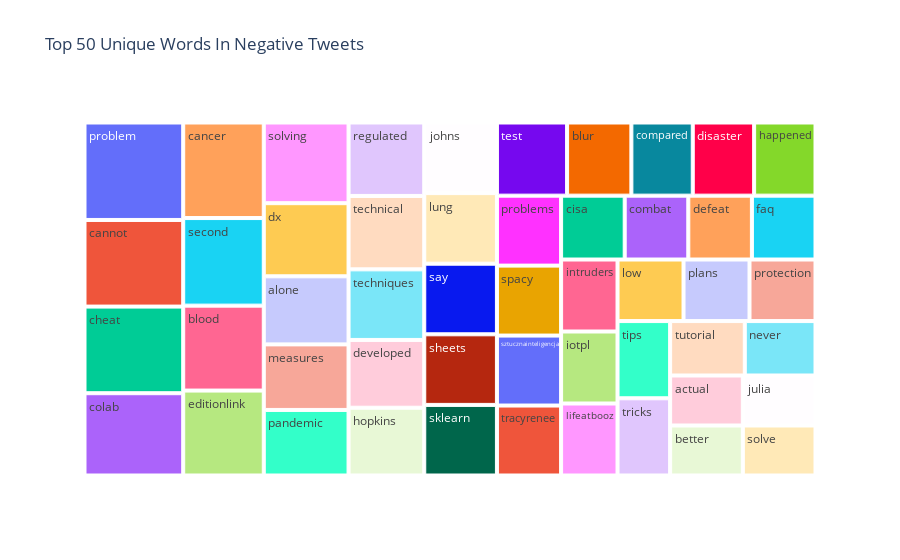
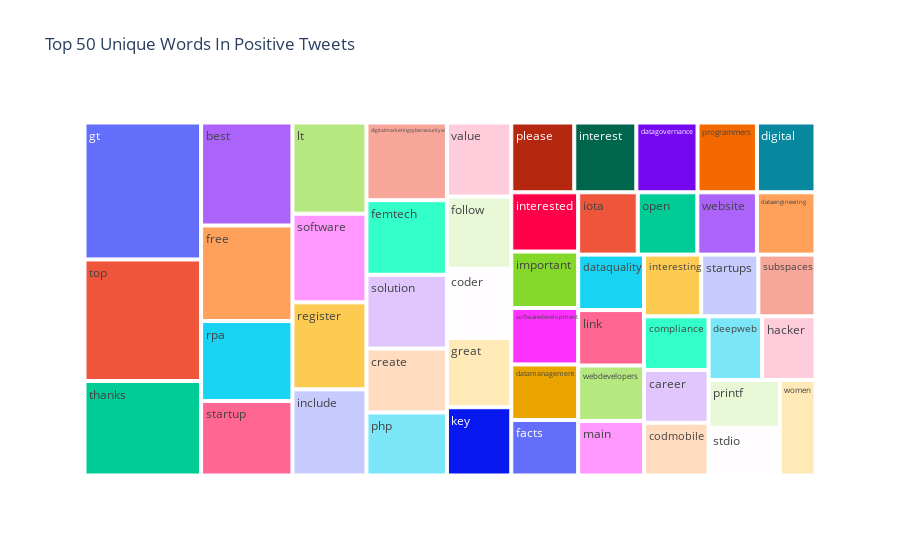
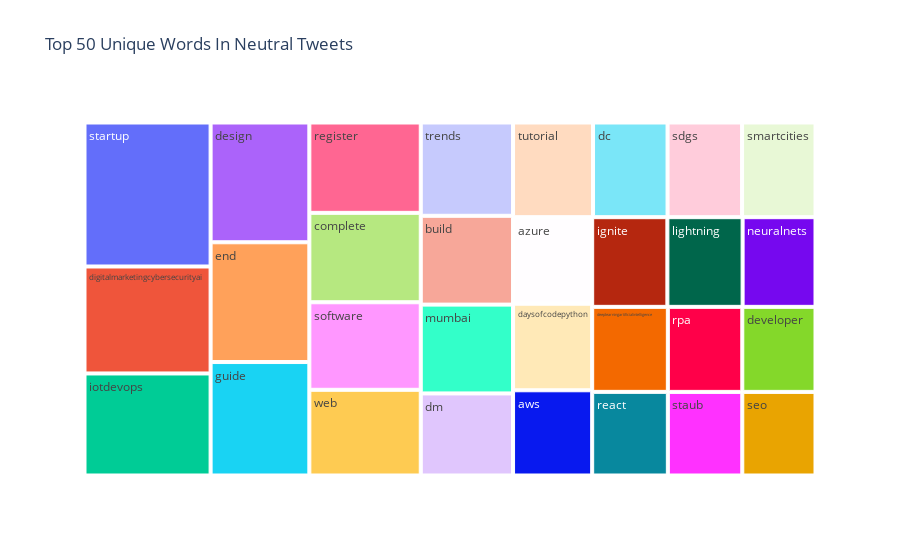

Notebook source saved alongside these figures, in order:
### Code cell
common=set(all_positive_words).intersection(set(all_negative_words)).intersection(set(all_neutral_words))
common_list=list(common)

common_words=all_negative_words.value_counts().drop(labels=common_list)[:50].rename_axis('Common Negative Words').reset_index(name='count')
fig = px.treemap(common_words, path=['Common Negative Words'], values='count',title='Top 50 Unique Words In Negative Tweets')
fig.show()
common_words=all_positive_words.value_counts().drop(labels=common_list)[:50].rename_axis('Common Positive Words').reset_index(name='count')
fig = px.treemap(common_words, path=['Common Positive Words'], values='count',title='Top 50 Unique Words In Positive Tweets')
fig.show()
common_words=all_neutral_words.value_counts().drop(labels=common_list)[:30].rename_axis('Common Neutral Words').reset_index(name='count')
fig = px.treemap(common_words, path=['Common Neutral Words'], values='count',title='Top 50 Unique Words In Neutral Tweets')
fig.show()

### Figure 1 — Plotly figure (JSON) as saved in the notebook; plotly's stock layout.template omitted (floating-point values rounded to 4 significant figures)
{"data": [{"branchvalues": "total", "domain": {"x": [0, 1], "y": [0, 1]}, "hovertemplate": "labels=%{label}<br>count=%{value}<br>parent=%{parent}<br>id=%{id}<extra></extra>", "ids": ["actual", "alone", "better", "blood", "blur", "cancer", "cannot", "cheat", "cisa", "colab", "combat", "compared", "defeat", "developed", "disaster", "dx", "editionlink", "faq", "happened", "hopkins", "intruders", "iotpl", "johns", "julia", "lifeatbooz", "low", "lung", "measures", "never", "pandemic", "plans", "problem", "problems", "protection", "regulated", "say", "second", "sheets", "sklearn", "solve", "solving", "spacy", "sztucznainteligencja", "technical", "techniques", "test", "tips", "tracyrenee", "tricks", "tutorial"], "labels": ["actual", "alone", "better", "blood", "blur", "cancer", "cannot", "cheat", "cisa", "colab", "combat", "compared", "defeat", "developed", "disaster", "dx", "editionlink", "faq", "happened", "hopkins", "intruders", "iotpl", "johns", "julia", "lifeatbooz", "low", "lung", "measures", "never", "pandemic", "plans", "problem", "problems", "protection", "regulated", "say", "second", "sheets", "sklearn", "solve", "solving", "spacy", "sztucznainteligencja", "technical", "techniques", "test", "tips", "tracyrenee", "tricks", "tutorial"], "name": "", "parents": ["", "", "", "", "", "", "", "", "", "", "", "", "", "", "", "", "", "", "", "", "", "", "", "", "", "", "", "", "", "", "", "", "", "", "", "", "", "", "", "", "", "", "", "", "", "", "", "", "", ""], "type": "treemap", "values": [17, 27, 17, 32, 22, 36, 40, 40, 19, 38, 19, 21, 19, 24, 21, 29, 32, 19, 21, 24, 19, 19, 24, 17, 19, 19, 24, 26, 18, 26, 19, 45, 21, 19, 26, 24, 33, 24, 24, 17, 32, 21, 21, 26, 25, 24, 19, 21, 19, 19]}], "layout": {"legend": {"tracegroupgap": 0}, "title": {"text": "Top 50 Unique Words In Negative Tweets"}}}

### Figure 2 — Plotly figure (JSON) as saved in the notebook; plotly's stock layout.template omitted (floating-point values rounded to 4 significant figures)
{"data": [{"branchvalues": "total", "domain": {"x": [0, 1], "y": [0, 1]}, "hovertemplate": "labels=%{label}<br>count=%{value}<br>parent=%{parent}<br>id=%{id}<extra></extra>", "ids": ["best", "career", "coder", "codmobile", "compliance", "create", "dataengineering", "datagovernance", "datamanagement", "dataquality", "deepweb", "digital", "digitalmarketingcybersecurityai", "facts", "femtech", "follow", "free", "great", "gt", "hacker", "important", "include", "interest", "interested", "interesting", "iota", "key", "link", "lt", "main", "open", "php", "please", "printf", "programmers", "register", "rpa", "software", "softwaredevelopment", "solution", "startup", "startups", "stdio", "subspaces", "thanks", "top", "value", "webdevelopers", "website", "women"], "labels": ["best", "career", "coder", "codmobile", "compliance", "create", "dataengineering", "datagovernance", "datamanagement", "dataquality", "deepweb", "digital", "digitalmarketingcybersecurityai", "facts", "femtech", "follow", "free", "great", "gt", "hacker", "important", "include", "interest", "interested", "interesting", "iota", "key", "link", "lt", "main", "open", "php", "please", "printf", "programmers", "register", "rpa", "software", "softwaredevelopment", "solution", "startup", "startups", "stdio", "subspaces", "thanks", "top", "value", "webdevelopers", "website", "women"], "name": "", "parents": ["", "", "", "", "", "", "", "", "", "", "", "", "", "", "", "", "", "", "", "", "", "", "", "", "", "", "", "", "", "", "", "", "", "", "", "", "", "", "", "", "", "", "", "", "", "", "", "", "", ""], "type": "treemap", "values": [152, 55, 72, 55, 56, 83, 59, 69, 60, 59, 55, 66, 101, 60, 97, 75, 141, 72, 258, 55, 61, 103, 70, 64, 57, 60, 71, 59, 109, 58, 60, 82, 71, 55, 67, 104, 118, 106, 61, 96, 110, 57, 55, 57, 178, 229, 77, 59, 60, 55]}], "layout": {"legend": {"tracegroupgap": 0}, "title": {"text": "Top 50 Unique Words In Positive Tweets"}}}

### Figure 3 — Plotly figure (JSON) as saved in the notebook; plotly's stock layout.template omitted (floating-point values rounded to 4 significant figures)
{"data": [{"branchvalues": "total", "domain": {"x": [0, 1], "y": [0, 1]}, "hovertemplate": "labels=%{label}<br>count=%{value}<br>parent=%{parent}<br>id=%{id}<extra></extra>", "ids": ["aws", "azure", "build", "complete", "daysofcodepython", "dc", "deeplearningartificialintelligence", "design", "developer", "digitalmarketingcybersecurityai", "dm", "end", "guide", "ignite", "iotdevops", "lightning", "mumbai", "neuralnets", "react", "register", "rpa", "sdgs", "seo", "smartcities", "software", "startup", "staub", "trends", "tutorial", "web"], "labels": ["aws", "azure", "build", "complete", "daysofcodepython", "dc", "deeplearningartificialintelligence", "design", "developer", "digitalmarketingcybersecurityai", "dm", "end", "guide", "ignite", "iotdevops", "lightning", "mumbai", "neuralnets", "react", "register", "rpa", "sdgs", "seo", "smartcities", "software", "startup", "staub", "trends", "tutorial", "web"], "name": "", "parents": ["", "", "", "", "", "", "", "", "", "", "", "", "", "", "", "", "", "", "", "", "", "", "", "", "", "", "", "", "", ""], "type": "treemap", "values": [65, 66, 79, 96, 66, 68, 62, 114, 60, 130, 73, 114, 108, 65, 124, 65, 79, 63, 61, 97, 61, 68, 59, 67, 94, 175, 60, 83, 73, 92]}], "layout": {"legend": {"tracegroupgap": 0}, "title": {"text": "Top 50 Unique Words In Neutral Tweets"}}}
